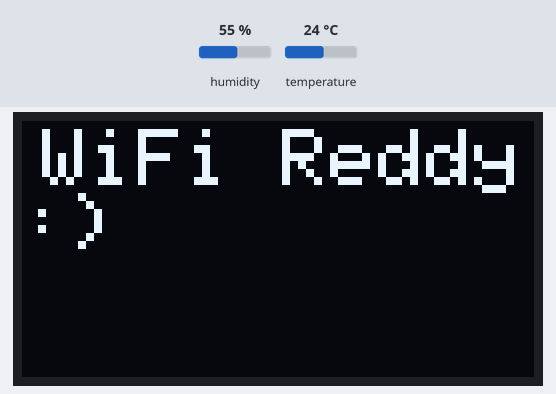
Bench run of a sketch on a simulated ESP8266 (NodeMCU). Shown: 128×64 one-colour display. The test bench sets the inputs (shaded band); at power-on: humidity 55 %, temperature 24 °C. WiFi joins after 1.5 s; servers stay silent unless stated; network time is answered at once with the bench clock; the local clock reads 2024-03-15 10:24:30 at power-on unless the sketch sets it; what the sketch prints to the serial monitor is not drawn.

Above: at 1.6 s.
At 3.7 s:
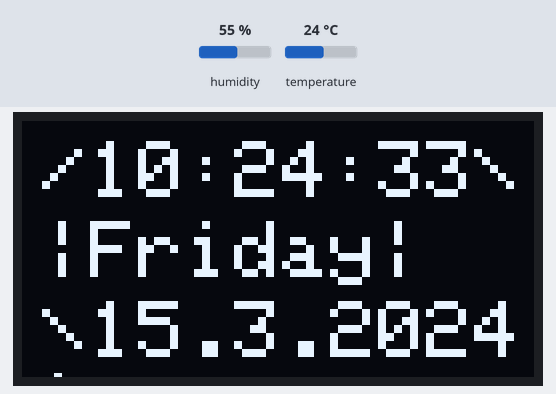
At 8.9 s:
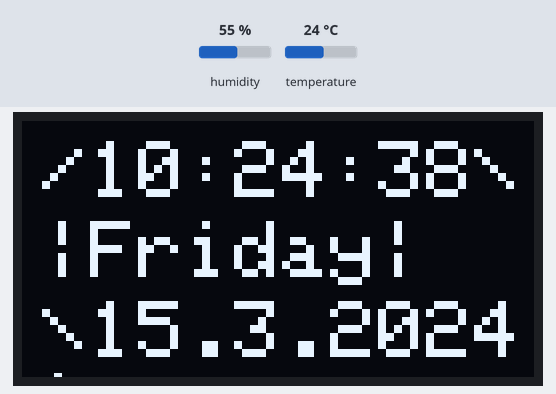
At 13.0 s:
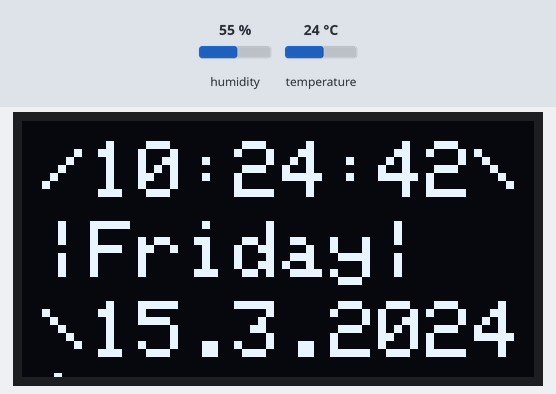
At 24.5 s:
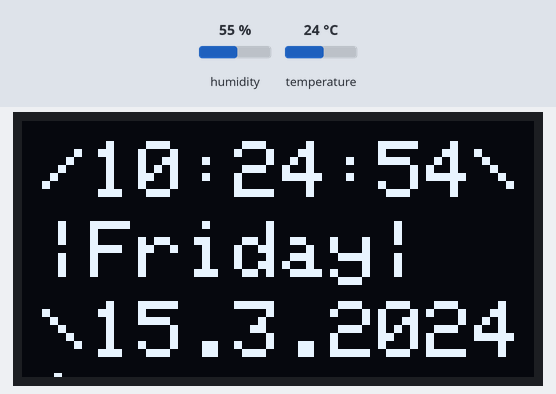
At 34.8 s:
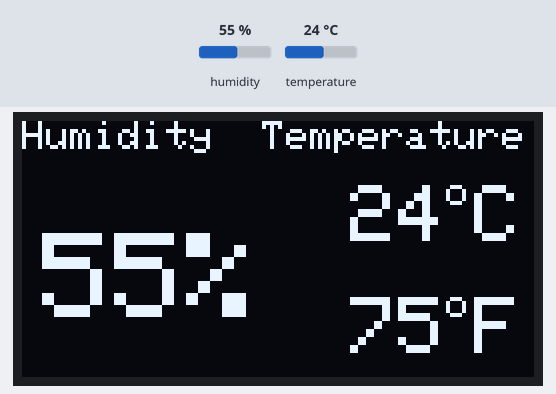

The sketch:

DHT11_Clock.ino
```cpp
#include <NTPClient.h>
#include <ESP8266WiFi.h> // provides ESP8266 specific Wi-Fi routines we are calling to connect to network
#include <WiFiUDP.h>
#include <SPI.h> // SPI for interfacing OLED with NodeMCU
#include <Adafruit_GFX.h>
#include <Adafruit_SSD1306.h>

#include "DHT.h"
DHT dht(D6, DHT11);

Adafruit_SSD1306 display(128, 64, &Wire);

const char *ssid     = "BLOK 2 FREE";
const char *password = "";

WiFiUDP ntpUDP;
NTPClient timeClient(ntpUDP, "pool.ntp.org", 10800);
String weekDays[7] = {"Sunday", "Monday", "Tuesday", "Wednesday", "Thursday", "Friday", "Saturday"};
String months[12] = {"January", "February", "March", "April", "May", "June", "July", "August", "September", "October", "November", "December"};

void setup() {
  Serial.begin(9600);
  WiFi.begin(ssid, password);
  display.begin(SSD1306_SWITCHCAPVCC, 0x3C);
  dht.begin();

  display.clearDisplay();
  display.setTextSize(2); // Draw 2X-scale text
  display.setTextColor(WHITE);
  display.setCursor(5, 2);

  display.print("CONNECTINGTO ");
  display.print(ssid);
  display.display();

  while ( WiFi.status() != WL_CONNECTED ) {
    delay(500);
    Serial.print(".");
  }

  display.clearDisplay();
  display.setCursor(5, 2);
  display.print("WiFi Reddy:)");
  display.display();
  delay(2000);

  timeClient.begin();
}

void loop() {
  for (int i = 0; i < 20; i++) {
    int humi  = dht.readHumidity();
    int tempC = dht.readTemperature();
    int tempF = dht.readTemperature(true);
    timeClient.update();

    unsigned long epochTime = timeClient.getEpochTime();          //EpochTime
    String formattedTime = timeClient.getFormattedTime();         //Full Time
    int currentHour = timeClient.getHours();
    int currentMinute = timeClient.getMinutes();
    int currentSecond = timeClient.getSeconds();
    String weekDay = weekDays[timeClient.getDay()];

    //Get a time structure
    struct tm *ptm = gmtime ((time_t *)&epochTime);

    int monthDay = ptm->tm_mday;
    int currentMonth = ptm->tm_mon + 1;
    String currentMonthName = months[currentMonth - 1];
    int currentYear = ptm->tm_year + 1900;

    //Print FULL Date:
    String currentDate = String(monthDay) + "." + String(currentMonth) + "." + String(currentYear);

    if (i < 10) {
      display.clearDisplay();
      display.setTextSize(2); // Draw 2X-scale text
      display.setCursor(5, 5);

      display.println("/" + formattedTime + "\\");
      display.setCursor(5, 25);
      display.println("|" + weekDay + "|");
      display.setCursor(5, 45);
      display.println("\\" + currentDate + "/");
      display.display();
      delay(1000);
    }

    if (i > 9) {
      display.clearDisplay();
      oledDisplayHeader();
      oledDisplay(3, 5, 28, humi, "%");
      oledDisplay(2, 70, 16, tempC, "C");
      oledDisplay(2, 70, 44, tempF, "F");
      display.display();
      delay(1000);
    }
    Serial.println(i);
  }
}


void oledDisplayHeader() {
  display.setTextSize(1);
  display.setTextColor(WHITE);
  display.setCursor(0, 0);
  display.print("Humidity");
  display.setCursor(60, 0);
  display.print("Temperature");
}

void oledDisplay(int size, int x, int y, float value, String unit) {
  int charLen = 12;
  int xo = x + charLen * 3.2;
  int xunit = x + charLen * 3.6;
  int xval = x;
  display.setTextSize(size);
  display.setTextColor(WHITE);

  if (unit == "%") {
    display.setCursor(x, y);
    display.print(value, 0);
    display.print(unit);
  } else {
    if (value > 99) {
      xval = x;
    } else {
      xval = x + charLen;
    }
    display.setCursor(xval, y);
    display.print(value, 0);
    display.drawCircle(xo, y + 2, 2, WHITE); // print degree symbols (  )
    display.setCursor(xunit, y);
    display.print(unit);
  }
}
```

Measured:
- what the display in image 0 shows lasts 2.1 s, from 1.6 s to 3.7 s
- what the display in image 1 shows lasts 1.0 s, from 3.7 s to 4.7 s
